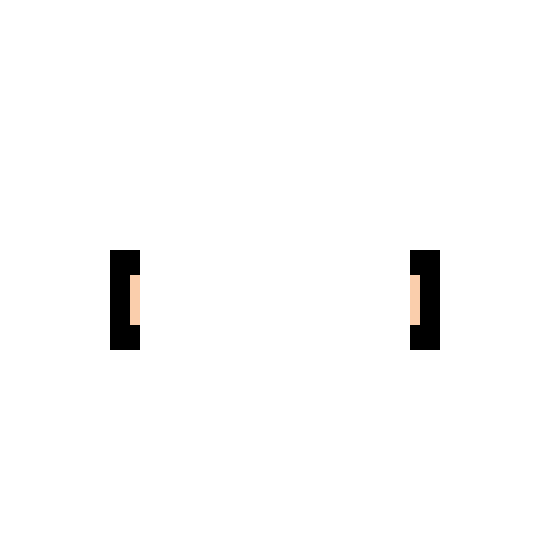
#> input picture NFT-generator/no-streamlit/face_parts/ears/ears1.png, 560 x 560 px; its folder holds only this picture in this run
$ python openAI.py
#> lines starting #> are read from the running program, lines starting #| are printed output that depends on the picture
"""
# NFT generator: Generate images from smaller image components
face_parts:
- ears:
    - ears/ears1.png
    - ears/ears2.png
- eyes:
    - eyes/eyes1.png
    - eyes/eyes2.png
- face:
    - face/face1.png
    - face/face2.png
- hair:
    - hair/hair1.png
    - hair/hair2.png
- mouth:
    - mouth/mouth1.png
    - mouth/mouth2.png
- nose:
    - nose/nose1.png
    - nose/nose2.png

1. Randomly choose from face_parts, one face part
2. Using chosen face parts, create one composite image
3. Save composite image
"""

import os
import random
import shutil

from PIL import Image


def get_face_parts(face_parts_dir):
    """
    Get all face parts from face_parts_dir
    """
#> called with face_parts_dir = 'face_parts'
    face_parts = {}
    for face_part in os.listdir(face_parts_dir):
        face_part_path = os.path.join(face_parts_dir, face_part)
        face_part_images = []
        for face_part_image in os.listdir(face_part_path):
            face_part_image_path = os.path.join(
                face_part_path, face_part_image)
            face_part_images.append(face_part_image_path)
        face_parts[face_part] = face_part_images
#> pass 2 of the loop in get_face_parts, `for face_part in os.listdir(face_parts_dir):`:
    return face_parts


def create_composite_image(face_parts, face_parts_dir, composite_image_dir):
    """
    Create a composite image from face_parts
    """
#> called with face_parts_dir = 'face_parts', composite_image_dir = 'composite_images'
    composite_image_name = 'composite_image.png'
    composite_image_path = os.path.join(
        composite_image_dir, composite_image_name)
    composite_image = Image.new('RGBA', (500, 500))
#> composite_image: PIL image 500x500 RGBA; every value is 0
    for face_part in face_parts:
        face_part_image_path = random.choice(face_parts[face_part])
        face_part_image = Image.open(face_part_image_path)
#> face_part_image is the input picture: PIL image 560x560 RGBA; mean R, G, B, A 0.8, 0.7, 0.5, 4.9
        composite_image.paste(face_part_image, (0, 0), face_part_image)
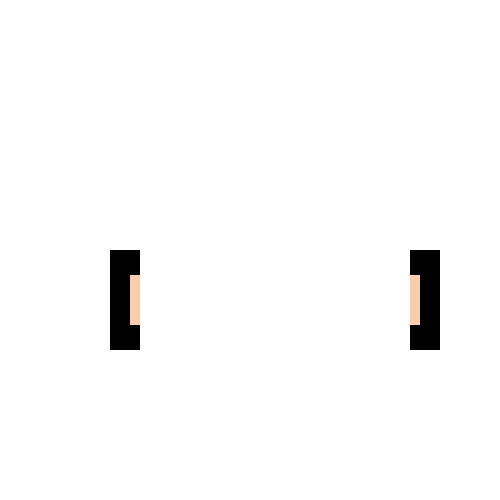
#> composite_image: PIL image 500x500 RGBA; mean R, G, B, A 1, 0.8, 0.7, 6.1; transparent parts drawn white
#> pass 2 of the loop in create_composite_image, `for face_part in face_parts:`:
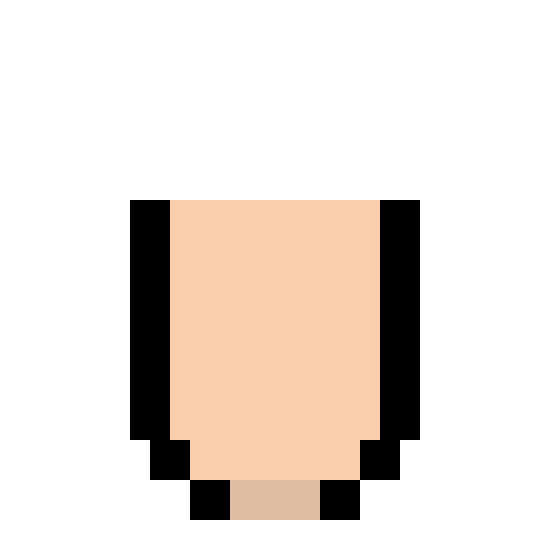
#> input picture NFT-generator/no-streamlit/face_parts/face/face1.png, 560 x 560 px
#> in create_composite_image, face_part_image is the input picture: PIL image 560x560 RGBA; mean R, G, B, A 48.2, 39.7, 33.3, 70.3
#> in create_composite_image, `composite_image.paste(face_part_image, (0, 0), face_part_image)`:
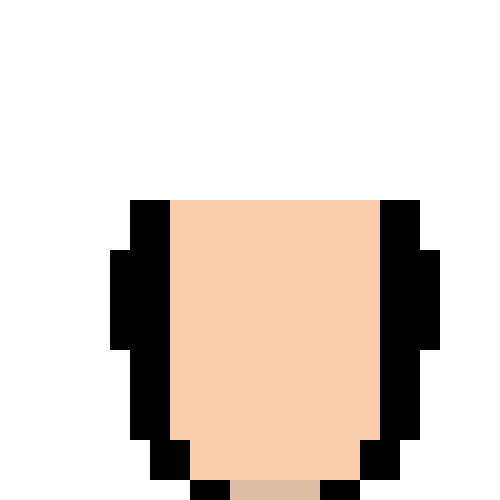
#> composite_image: PIL image 500x500 RGBA; mean R, G, B, A 58.8, 48.5, 40.5, 88.7; transparent parts drawn white
    composite_image.save(composite_image_path)


def main():
    """
    Main function
    """
    face_parts_dir = 'face_parts'
    composite_image_dir = 'composite_images'
    if os.path.exists(composite_image_dir):
        shutil.rmtree(composite_image_dir)
    os.mkdir(composite_image_dir)
    face_parts = get_face_parts(face_parts_dir)
    create_composite_image(face_parts, face_parts_dir, composite_image_dir)


if __name__ == '__main__':
    main()
